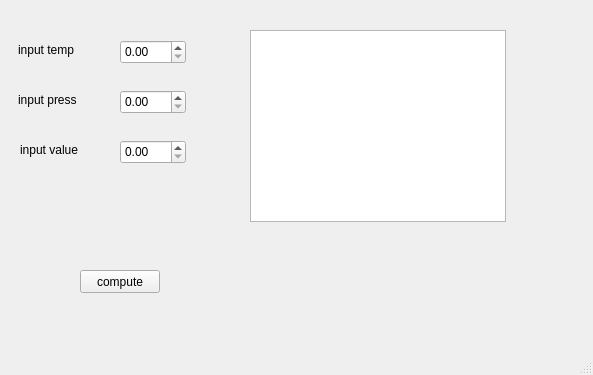
<?xml version="1.0" encoding="UTF-8"?>
<ui version="4.0">
 <class>MainWindow</class>
 <widget class="QMainWindow" name="MainWindow">
  <property name="geometry">
   <rect>
    <x>0</x>
    <y>0</y>
    <width>593</width>
    <height>375</height>
   </rect>
  </property>
  <property name="windowTitle">
   <string>MainWindow</string>
  </property>
  <widget class="QWidget" name="centralwidget">
   <widget class="QPushButton" name="button_comp">
    <property name="geometry">
     <rect>
      <x>80</x>
      <y>270</y>
      <width>80</width>
      <height>23</height>
     </rect>
    </property>
    <property name="text">
     <string>compute</string>
    </property>
   </widget>
   <widget class="QDoubleSpinBox" name="spin_pres">
    <property name="geometry">
     <rect>
      <x>120</x>
      <y>90</y>
      <width>66</width>
      <height>24</height>
     </rect>
    </property>
   </widget>
   <widget class="QDoubleSpinBox" name="spin_temp">
    <property name="geometry">
     <rect>
      <x>120</x>
      <y>40</y>
      <width>66</width>
      <height>24</height>
     </rect>
    </property>
   </widget>
   <widget class="QDoubleSpinBox" name="spin_inpu">
    <property name="geometry">
     <rect>
      <x>120</x>
      <y>140</y>
      <width>66</width>
      <height>24</height>
     </rect>
    </property>
   </widget>
   <widget class="QLabel" name="label_pres">
    <property name="geometry">
     <rect>
      <x>18</x>
      <y>90</y>
      <width>71</width>
      <height>20</height>
     </rect>
    </property>
    <property name="text">
     <string>input press</string>
    </property>
   </widget>
   <widget class="QLabel" name="label_inpu">
    <property name="geometry">
     <rect>
      <x>20</x>
      <y>140</y>
      <width>81</width>
      <height>20</height>
     </rect>
    </property>
    <property name="text">
     <string>input value</string>
    </property>
   </widget>
   <widget class="QLabel" name="label_temp">
    <property name="geometry">
     <rect>
      <x>18</x>
      <y>40</y>
      <width>71</width>
      <height>20</height>
     </rect>
    </property>
    <property name="text">
     <string>input temp</string>
    </property>
   </widget>
   <widget class="QTextBrowser" name="text_outp">
    <property name="geometry">
     <rect>
      <x>250</x>
      <y>30</y>
      <width>256</width>
      <height>192</height>
     </rect>
    </property>
   </widget>
  </widget>
  <widget class="QMenuBar" name="menubar">
   <property name="geometry">
    <rect>
     <x>0</x>
     <y>0</y>
     <width>593</width>
     <height>20</height>
    </rect>
   </property>
  </widget>
  <widget class="QStatusBar" name="statusbar"/>
 </widget>
 <resources/>
 <connections/>
</ui>
